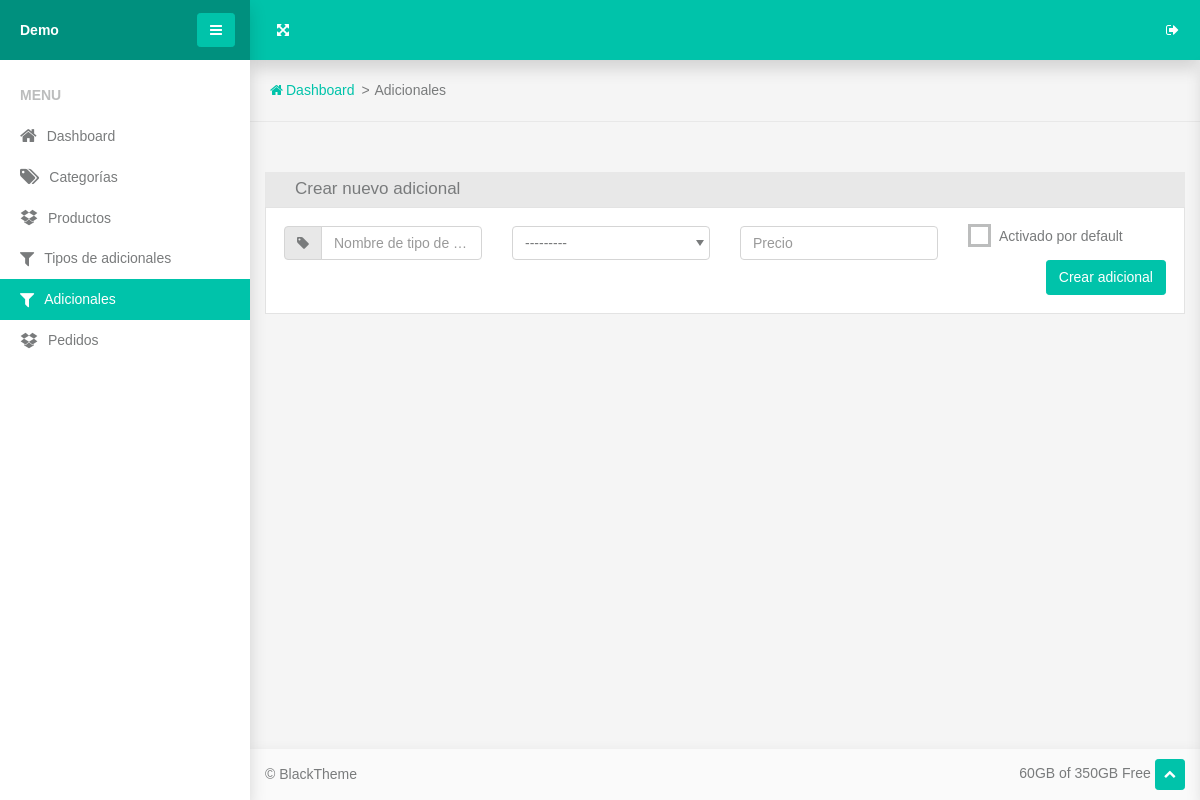
/extras/, run on an earlier commit of the app's database.
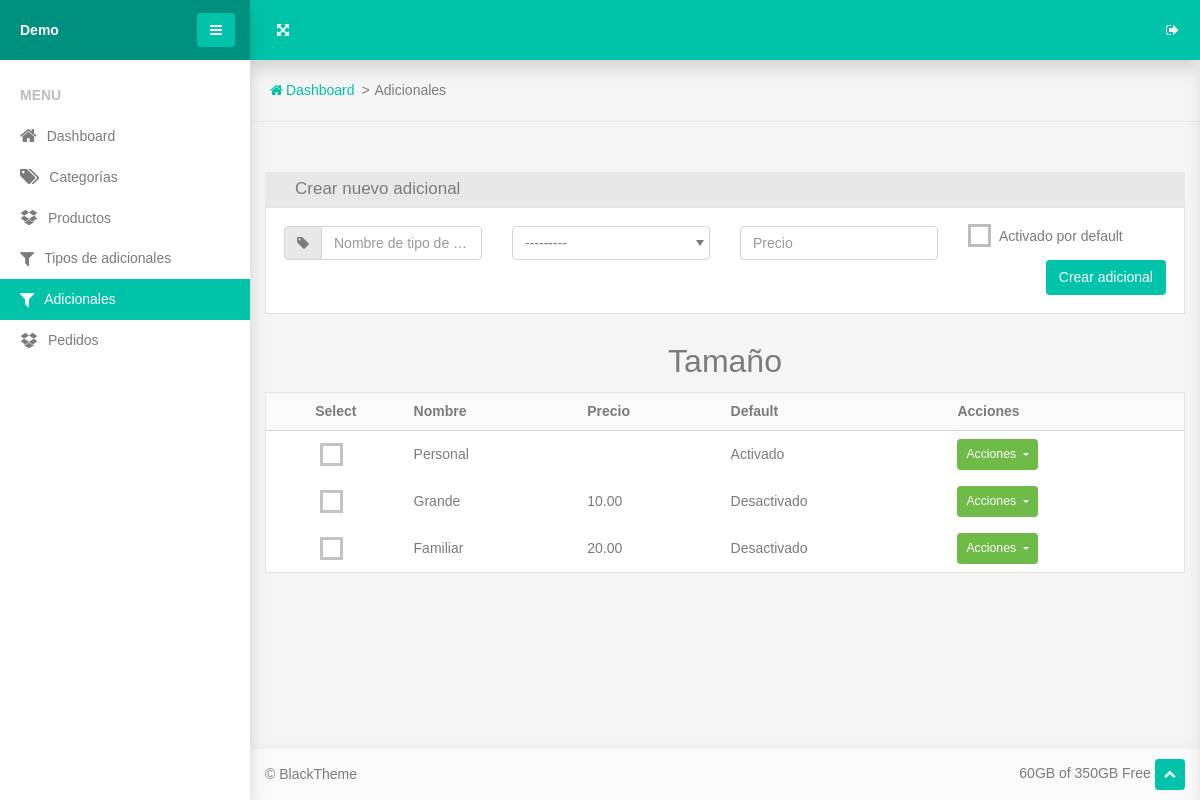
And on a later commit of the database.
### www/product/models.py (models this page shows, shortened)
class ChoiceType(models.Model):
    product = models.ForeignKey(Product, on_delete=models.CASCADE, related_name='choice_types')
    name = models.CharField(max_length=100)
    is_multiple = models.BooleanField(default=True)
    def __str__(self):
        return self.name

class Choice(models.Model):
    choice_type = models.ForeignKey(ChoiceType, on_delete=models.CASCADE, related_name='choices')
    name = models.CharField(max_length=100)
    price = models.DecimalField(blank=True, null=True, decimal_places=2, max_digits=7)
    chosen = models.BooleanField(default=False)

### www/views.py (the view)
# urls.py: path('extras/', views.extras, name='extras'),
def extras(req):
    form = forms.ChoiceForm()
    choices = models.ChoiceType.objects.all().prefetch_related('choices')
    context = {
        'choices': choices,
        'form': form
    }
    if req.method == 'GET':
        return render(req, 'www/extras.html', context)
    elif req.method == 'POST':
        form = forms.ChoiceForm(req.POST)
        if form.is_valid():
            choice = form.save()
            context['choice'] = choice
        return render(req, 'www/extras.html', context)

### www/forms.py
class ChoiceForm(forms.ModelForm):
    class Meta:
        model = models.Choice
        fields = '__all__'
        widgets = {
            'choice_type': forms.Select(attrs={'class': 'form-control'}),
            'name': forms.TextInput(attrs={'class': 'form-control', 'placeholder': 'Nombre de tipo de adicional'}),
            'price': forms.NumberInput(attrs={'class': 'form-control', 'placeholder': 'Precio'}),
            'chosen': forms.CheckboxInput(attrs={'class': 'custom-control-input'})
        }

### www/templates/www/extras.html (shortened to what this page needs)
{% extends "base.html" %}
{% load static %}
{% block content %}
  <section class="topbar">
    <ul class="breadcrumbs">
      <li class="breadcrumbs-item"><a class="breadcrumbs-link" href="{% url 'home' %}"><span class="breadcrumbs-icon fa-home"></span><span>Dashboard</span></a></li>
      <li class="breadcrumbs-item">Adicionales
      </li>
    </ul>
  </section>
   <section class="section-sm">
        <div class="container-fluid">
          <div class="panel panel-nav">
            <div class="panel-header d-flex flex-wrap align-items-center justify-content-between">
              <h3 class="panel-title">Crear nuevo adicional</h3>
            </div>
            <div class="panel-body">
              <form method="post">
                <div class="tab-content">
                  <div class="tab-pane fade show active" id="panelTab1" role="tabpanel">
                    <div class="row">
                      <div class="col-md-3">
                        <div class="input-group form-group">
                          <div class="input-group-prepend">
                            <label class="input-group-text" for="basic-addon1"><span class="fa-tag"></span></label>
                          </div>
                          {{form.name}}
                        </div>
                      </div>
                      <div class="col-md-3">
                        {{form.choice_type}}
                      </div>
                      <div class="col-md-3">
                        {{form.price}}
                      </div>
                      <div class="col-md-3">
                        <div class="custom-control custom-checkbox">
                            <label class="custom-control-label" for="id_chosen">Activado por default</span>
                            </label>
                        </div>
                      </div>
                      <div class="col-md-8">
                      </div>
                      <div class="col-md-4 text-right">
                        <button class="btn btn-primary" type="submit">Crear adicional</button>
                      </div>
                    </div>
                  </div>
                </div>
              </form>
            </div>
          </div>
          {% for choice_type in choices %}
          <h1 style="text-align: center;">{{choice_type.name}}</h1>
          <div class="panel">
            <div class="panel-body p-0">
              <div class="table-responsive">
                  <table class="table table-sm table-borderless table-vertical-align">
                  <thead>
                    <tr class="border-bottom bg-lighter">
                      <th class="text-center">Select</th>
                      <th>Nombre</th>
                      <th>Precio</th>
                      <th>Default</th>
                      <th>Acciones</th>
                    </tr>
                  </thead>
                  <tbody>
                    {% for c in choice_type.choices.all %}
                      <tr>
                      <td class="text-center">
                        <div class="custom-control custom-checkbox custom-checkbox-light">
                        </div>
                      </td>
                      <td>{{c.name}}</td>
                      <td> {% if c.price %}
                      {{c.price}}
                      {% endif %}</td>
                      <td> {% if c.chosen %}
                      Activado
                      {% else %}
                      Desactivado
                      {% endif %}</td>
                      <td>
                        <div class="dropdown">
                          <button class="btn dropdown-toggle btn-success btn-sm" data-toggle="dropdown"><span>Acciones</span>
                          </button>
                        </div>
                      </td>
                    </tr>
                    {% endfor %}
                  </tbody>
                </table>
              </div>
            </div>
          </div>
          {% endfor %}
        </div>
      </section>
{% endblock content %}

What changed in the data, as far as the page shows it:
added ChoiceType: name "Tamaño"
added Choice: name "Personal", chosen "Activado"
added Choice: name "Grande", price "10.00", chosen "Desactivado"
added Choice: name "Familiar", price "20.00", chosen "Desactivado"
